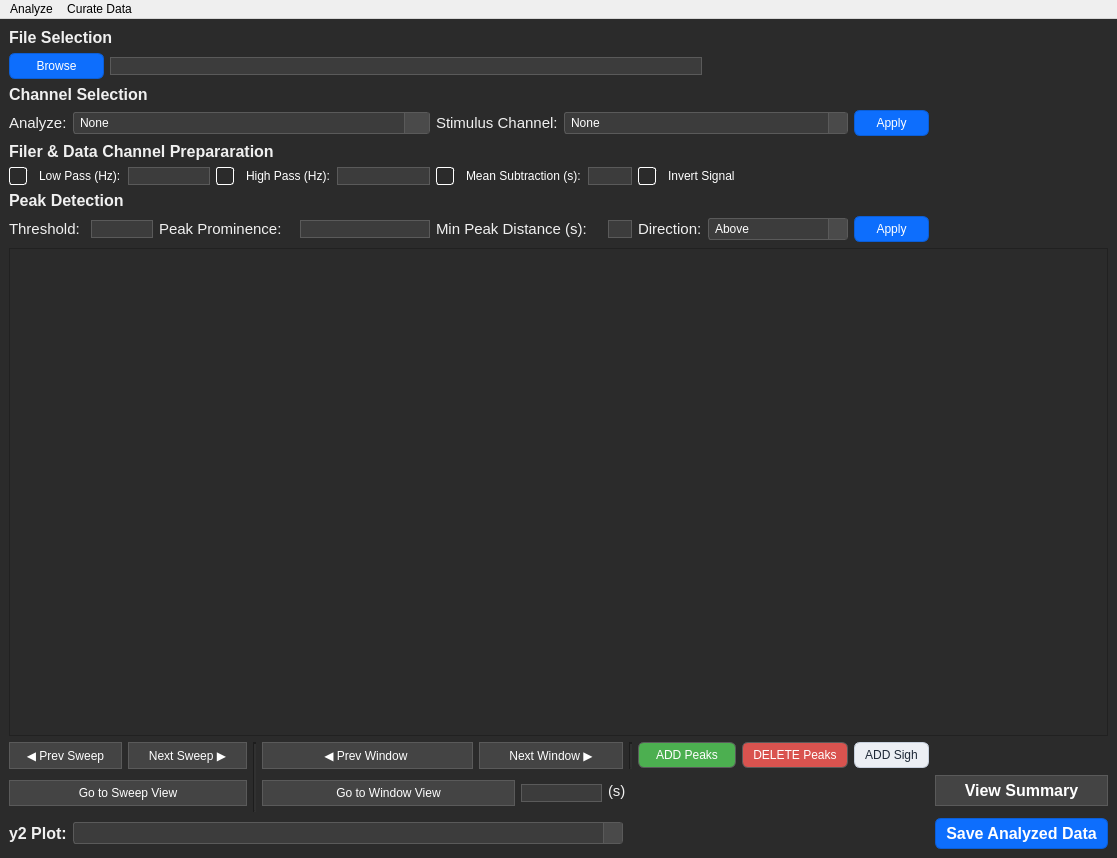
<?xml version="1.0" encoding="UTF-8"?>
<ui version="4.0">
 <class>MainWindow</class>
 <widget class="QMainWindow" name="MainWindow">
  <property name="geometry">
   <rect>
    <x>0</x>
    <y>0</y>
    <width>1073</width>
    <height>858</height>
   </rect>
  </property>
  <property name="windowTitle">
   <string>PhysioMetrics</string>
  </property>
  <property name="windowIcon">
   <iconset theme="applications-science"/>
  </property>
  <property name="autoFillBackground">
   <bool>true</bool>
  </property>
  <property name="styleSheet">
   <string notr="true"/>
  </property>
  <widget class="QWidget" name="centralwidget">
   <property name="styleSheet">
    <string notr="true">QWidget {
    background-color: #2b2b2b;
    color: #f0f0f0;
}

QLineEdit, QTextEdit, QPlainTextEdit {
    background-color: #3c3c3c;
    color: #ffffff;
    border: 1px solid #5a5a5a;
}

/* Buttons */
QPushButton {
    background-color: #444444;
    color: #ffffff;
    border: 1px solid #5a5a5a;
    padding: 5px;
}
QPushButton:hover { background-color: #555555; }
QPushButton:pressed { background-color: #333333; }

/* Checkboxes */
#centralwidget QCheckBox { color: #ffffff; }
#centralwidget QCheckBox:disabled { color: #7f8899; }

/* Combo boxes — match text boxes */
#centralwidget QComboBox {
    background-color: #3c3c3c;
    color: #ffffff;
    border: 1px solid #5a5a5a;
    padding: 2px 6px;
    border-radius: 3px;
}
#centralwidget QComboBox:hover {
    background-color: #454545;   /* subtle hover */
}
#centralwidget QComboBox:disabled {
    background-color: #2f2f2f;
    color: #9a9a9a;
    border-color: #4a4a4a;
}

/* Drop-down button area (kept slightly lighter so the default arrow is visible) */
#centralwidget QComboBox::drop-down {
    background: #4a4a4a;
    border-left: 1px solid #5a5a5a;
    width: 18px;
}

/* Popup list */
#centralwidget QComboBox QAbstractItemView {
    background: #3c3c3c;
    color: #ffffff;
    border: 1px solid #5a5a5a;
    selection-background-color: #555555;
    selection-color: #ffffff;
    outline: 0;
}

/* If any combo is editable, make its inner editor match too */
#centralwidget QComboBox QLineEdit {
    background-color: #3c3c3c;
    color: #ffffff;
    border: none;
}


/* White outline for checkbox indicator (the little box) */
#centralwidget QCheckBox::indicator {
    width: 16px;
    height: 16px;
    border: 1px solid #ffffff;    /* &lt;- white outline */
    border-radius: 3px;           /* optional */
    background: transparent;      /* keep your dark bg showing through */
    margin-right: 6px;            /* space between box and label */
}

#centralwidget QCheckBox::indicator:hover {
    border-color: #b6bfda;        /* softer hover hint */
}

#centralwidget QCheckBox::indicator:checked {
    background: #0d6efd;          /* blue fill when checked (optional) */
    border-color: #ffffff;        /* keep white outline when checked */
}

#centralwidget QCheckBox::indicator:disabled {
    border-color: #7f8899;        /* muted outline when disabled */
    background: transparent;
}
</string>
   </property>
   <layout class="QGridLayout" name="gridLayout">
    <item row="10" column="8" rowspan="2" colspan="5">
     <widget class="QPushButton" name="SnaptoWindowButton">
      <property name="text">
       <string>Go to Window View</string>
      </property>
     </widget>
    </item>
    <item row="9" column="20">
     <widget class="QPushButton" name="deletePeaksButton">
      <property name="styleSheet">
       <string notr="true">QPushButton {
    background-color: #d9534f;   /* normal red */
    color: white;
    border-radius: 6px;
    padding: 5px 10px;
}

/* Hover state */
QPushButton:hover {
    background-color: #c9302c;   /* darker red */
}

/* Pressed/clicked state */
QPushButton:pressed {
    background-color: #a71d2a;   /* even darker red */
}
</string>
      </property>
      <property name="text">
       <string>DELETE Peaks</string>
      </property>
     </widget>
    </item>
    <item row="5" column="4" colspan="2">
     <widget class="QLineEdit" name="LowPassVal"/>
    </item>
    <item row="3" column="0">
     <widget class="QLabel" name="AnalyzeLabel">
      <property name="font">
       <font>
        <pointsize>11</pointsize>
        <bold>false</bold>
       </font>
      </property>
      <property name="text">
       <string>Analyze:</string>
      </property>
     </widget>
    </item>
    <item row="4" column="0" colspan="11">
     <widget class="QLabel" name="FilterLabel">
      <property name="font">
       <font>
        <pointsize>12</pointsize>
        <bold>true</bold>
       </font>
      </property>
      <property name="text">
       <string>Filer &amp; Data Channel Prepararation</string>
      </property>
     </widget>
    </item>
    <item row="9" column="12" colspan="5">
     <widget class="QPushButton" name="NextWindowButton">
      <property name="text">
       <string>Next Window ▶</string>
      </property>
     </widget>
    </item>
    <item row="5" column="0" colspan="4">
     <widget class="QCheckBox" name="LowPass_checkBox">
      <property name="text">
       <string>Low Pass (Hz):</string>
      </property>
     </widget>
    </item>
    <item row="7" column="5" colspan="4">
     <widget class="QLabel" name="PeakProminenceLabel">
      <property name="font">
       <font>
        <pointsize>11</pointsize>
        <bold>false</bold>
       </font>
      </property>
      <property name="text">
       <string>Peak Prominence:</string>
      </property>
     </widget>
    </item>
    <item row="3" column="11" colspan="3">
     <widget class="QLabel" name="StimChanSelectLabel">
      <property name="font">
       <font>
        <pointsize>11</pointsize>
        <bold>false</bold>
       </font>
      </property>
      <property name="text">
       <string>Stimulus Channel:</string>
      </property>
     </widget>
    </item>
    <item row="3" column="1" colspan="10">
     <widget class="QComboBox" name="AnalyzeChanSelect">
      <property name="styleSheet">
       <string notr="true">/* Combo boxes — match text boxes */
#centralwidget QComboBox {
    background-color: #3c3c3c;
    color: #ffffff;
    border: 1px solid #5a5a5a;
    padding: 2px 6px;
    border-radius: 3px;
    padding-right: 24px;              /* make room for the arrow */
}

#centralwidget QComboBox:hover {
    background-color: #454545;        /* subtle hover */
}

#centralwidget QComboBox:disabled {
    background-color: #2f2f2f;
    color: #9a9a9a;
    border-color: #4a4a4a;
}

/* Drop-down button area */
#centralwidget QComboBox::drop-down {
    background: #4a4a4a;
    border-left: 1px solid #5a5a5a;
    width: 24px;                      /* matches the padding-right above */
}

/* Visible light arrow (uses Qt’s built-in pixmap) */
#centralwidget QComboBox::down-arrow {
    image: url(:/qt-project.org/styles/commonstyle/images/arrowdown-16.png);
    width: 12px;
    height: 12px;
    subcontrol-origin: padding;
    subcontrol-position: center;
}

/* Pressed / open state nudges the arrow for feedback */
#centralwidget QComboBox::down-arrow:on {
    position: relative;
    top: 1px;
    left: 0px;
}

/* Optional: dim the arrow when disabled */
#centralwidget QComboBox::down-arrow:disabled {
    image: url(:/qt-project.org/styles/commonstyle/images/arrowdown-16.png);
    /* Qt doesn't support opacity in QSS; rely on darker bg + disabled text color */
}
</string>
      </property>
      <item>
       <property name="text">
        <string>None</string>
       </property>
      </item>
     </widget>
    </item>
    <item row="12" column="1" colspan="16">
     <widget class="QComboBox" name="y2plot_dropdown"/>
    </item>
    <item row="6" column="0" colspan="11">
     <widget class="QLabel" name="PeakDetectionLabel">
      <property name="font">
       <font>
        <pointsize>12</pointsize>
        <bold>true</bold>
       </font>
      </property>
      <property name="text">
       <string>Peak Detection</string>
      </property>
     </widget>
    </item>
    <item row="5" column="10">
     <widget class="QLineEdit" name="HighPassVal"/>
    </item>
    <item row="0" column="0" colspan="4">
     <widget class="QLabel" name="FileSelectionLabel">
      <property name="font">
       <font>
        <pointsize>12</pointsize>
        <bold>true</bold>
       </font>
      </property>
      <property name="text">
       <string>File Selection</string>
      </property>
     </widget>
    </item>
    <item row="5" column="11" colspan="4">
     <widget class="QCheckBox" name="MeanSubtract_checkBox">
      <property name="text">
       <string>Mean Subtraction (s):</string>
      </property>
     </widget>
    </item>
    <item row="3" column="21">
     <widget class="QPushButton" name="ApplyChanPushButton">
      <property name="styleSheet">
       <string notr="true">QPushButton#ApplyChanPushButton {
    background-color: #0d6efd;   /* primary blue */
    color: white;
    border: 1px solid #0b5ed7;
    border-radius: 6px;
    padding: 5px 10px;
}

/* Hover */
QPushButton#ApplyChanPushButton:hover {
    background-color: #0b5ed7;
}

/* Pressed */
QPushButton#ApplyChanPushButton:pressed {
    background-color: #0a58ca;
}

/* Keyboard focus ring */
QPushButton#ApplyChanPushButton:focus {
    outline: none;
    border: 2px solid #b6d4fe;   /* subtle focus ring */
}

/* Disabled */
QPushButton#ApplyChanPushButton:disabled {
    background-color: #9ec5fe;
    border-color: #9ec5fe;
    color: #eef4ff;
}
</string>
      </property>
      <property name="text">
       <string>Apply</string>
      </property>
     </widget>
    </item>
    <item row="9" column="8" colspan="4">
     <widget class="QPushButton" name="PrevWindowButton">
      <property name="text">
       <string>◀ Prev Window </string>
      </property>
     </widget>
    </item>
    <item row="12" column="22" colspan="2">
     <widget class="QPushButton" name="SaveAnalyzedDataButton">
      <property name="font">
       <font>
        <pointsize>12</pointsize>
        <bold>true</bold>
       </font>
      </property>
      <property name="autoFillBackground">
       <bool>false</bool>
      </property>
      <property name="styleSheet">
       <string notr="true">QPushButton#SaveAnalyzedDataButton {
    background-color: #0d6efd;   /* primary blue */
    color: white;
    border: 1px solid #0b5ed7;
    border-radius: 6px;
    padding: 5px 10px;
}

/* Hover */
QPushButton#SaveAnalyzedDataButton:hover {
    background-color: #0b5ed7;
}

/* Pressed */
QPushButton#SaveAnalyzedDataButton:pressed {
    background-color: #0a58ca;
}

/* Keyboard focus ring */
QPushButton#SaveAnalyzedDataButton:focus {
    outline: none;
    border: 2px solid #b6d4fe;   /* subtle focus ring */
}

/* Disabled */
QPushButton#SaveAnalyzedDataButton:disabled {
    background-color: #9ec5fe;
    border-color: #9ec5fe;
    color: #eef4ff;
}
</string>
      </property>
      <property name="text">
       <string>Save Analyzed Data</string>
      </property>
     </widget>
    </item>
    <item row="9" column="4" colspan="3">
     <widget class="QPushButton" name="NextSweepButton">
      <property name="text">
       <string>Next Sweep ▶</string>
      </property>
     </widget>
    </item>
    <item row="5" column="15" colspan="3">
     <widget class="QLineEdit" name="MeanSubractVal"/>
    </item>
    <item row="10" column="16" colspan="2">
     <widget class="QLabel" name="WindowRangeLabel">
      <property name="font">
       <font>
        <pointsize>11</pointsize>
        <bold>false</bold>
       </font>
      </property>
      <property name="text">
       <string>(s)</string>
      </property>
     </widget>
    </item>
    <item row="2" column="0" colspan="6">
     <widget class="QLabel" name="ChannelSelectionLabel">
      <property name="font">
       <font>
        <pointsize>12</pointsize>
        <bold>true</bold>
       </font>
      </property>
      <property name="text">
       <string>Channel Selection</string>
      </property>
     </widget>
    </item>
    <item row="1" column="3" colspan="16">
     <widget class="QLineEdit" name="BrowseFilePath"/>
    </item>
    <item row="7" column="18">
     <widget class="QLabel" name="ThreshDirect">
      <property name="font">
       <font>
        <pointsize>11</pointsize>
        <bold>false</bold>
       </font>
      </property>
      <property name="text">
       <string>Direction:</string>
      </property>
     </widget>
    </item>
    <item row="9" column="17">
     <widget class="Line" name="line_2">
      <property name="lineWidth">
       <number>2</number>
      </property>
      <property name="orientation">
       <enum>Qt::Vertical</enum>
      </property>
     </widget>
    </item>
    <item row="7" column="0" colspan="2">
     <widget class="QLabel" name="ThresholdLabel">
      <property name="font">
       <font>
        <pointsize>11</pointsize>
        <bold>false</bold>
       </font>
      </property>
      <property name="text">
       <string>Threshold:</string>
      </property>
     </widget>
    </item>
    <item row="10" column="0" rowspan="2" colspan="7">
     <widget class="QPushButton" name="SnaptoSweepButton">
      <property name="text">
       <string>Go to Sweep View</string>
      </property>
     </widget>
    </item>
    <item row="8" column="0" colspan="24">
     <widget class="QFrame" name="MainPlot">
      <property name="sizePolicy">
       <sizepolicy hsizetype="Expanding" vsizetype="Expanding">
        <horstretch>0</horstretch>
        <verstretch>0</verstretch>
       </sizepolicy>
      </property>
      <property name="frameShape">
       <enum>QFrame::StyledPanel</enum>
      </property>
      <property name="frameShadow">
       <enum>QFrame::Raised</enum>
      </property>
      <property name="lineWidth">
       <number>3</number>
      </property>
     </widget>
    </item>
    <item row="3" column="14" colspan="7">
     <widget class="QComboBox" name="StimChanSelect">
      <item>
       <property name="text">
        <string>None</string>
       </property>
      </item>
     </widget>
    </item>
    <item row="1" column="0" colspan="3">
     <widget class="QPushButton" name="BrowseButton">
      <property name="palette">
       <palette>
        <active>
         <colorrole role="WindowText">
          <brush brushstyle="SolidPattern">
           <color alpha="255">
            <red>255</red>
            <green>255</green>
            <blue>255</blue>
           </color>
          </brush>
         </colorrole>
         <colorrole role="Button">
          <brush brushstyle="SolidPattern">
           <color alpha="255">
            <red>13</red>
            <green>110</green>
            <blue>253</blue>
           </color>
          </brush>
         </colorrole>
         <colorrole role="Text">
          <brush brushstyle="SolidPattern">
           <color alpha="255">
            <red>255</red>
            <green>255</green>
            <blue>255</blue>
           </color>
          </brush>
         </colorrole>
         <colorrole role="ButtonText">
          <brush brushstyle="SolidPattern">
           <color alpha="255">
            <red>255</red>
            <green>255</green>
            <blue>255</blue>
           </color>
          </brush>
         </colorrole>
         <colorrole role="Base">
          <brush brushstyle="SolidPattern">
           <color alpha="255">
            <red>13</red>
            <green>110</green>
            <blue>253</blue>
           </color>
          </brush>
         </colorrole>
         <colorrole role="Window">
          <brush brushstyle="SolidPattern">
           <color alpha="255">
            <red>13</red>
            <green>110</green>
            <blue>253</blue>
           </color>
          </brush>
         </colorrole>
         <colorrole role="PlaceholderText">
          <brush brushstyle="SolidPattern">
           <color alpha="128">
            <red>255</red>
            <green>255</green>
            <blue>255</blue>
           </color>
          </brush>
         </colorrole>
        </active>
        <inactive>
         <colorrole role="WindowText">
          <brush brushstyle="SolidPattern">
           <color alpha="255">
            <red>255</red>
            <green>255</green>
            <blue>255</blue>
           </color>
          </brush>
         </colorrole>
         <colorrole role="Button">
          <brush brushstyle="SolidPattern">
           <color alpha="255">
            <red>13</red>
            <green>110</green>
            <blue>253</blue>
           </color>
          </brush>
         </colorrole>
         <colorrole role="Text">
          <brush brushstyle="SolidPattern">
           <color alpha="255">
            <red>255</red>
            <green>255</green>
            <blue>255</blue>
           </color>
          </brush>
         </colorrole>
         <colorrole role="ButtonText">
          <brush brushstyle="SolidPattern">
           <color alpha="255">
            <red>255</red>
            <green>255</green>
            <blue>255</blue>
           </color>
          </brush>
         </colorrole>
         <colorrole role="Base">
          <brush brushstyle="SolidPattern">
           <color alpha="255">
            <red>13</red>
            <green>110</green>
            <blue>253</blue>
           </color>
          </brush>
         </colorrole>
         <colorrole role="Window">
          <brush brushstyle="SolidPattern">
           <color alpha="255">
            <red>13</red>
            <green>110</green>
            <blue>253</blue>
           </color>
          </brush>
         </colorrole>
         <colorrole role="PlaceholderText">
          <brush brushstyle="SolidPattern">
           <color alpha="128">
            <red>255</red>
            <green>255</green>
            <blue>255</blue>
           </color>
          </brush>
         </colorrole>
        </inactive>
        <disabled>
         <colorrole role="WindowText">
          <brush brushstyle="SolidPattern">
           <color alpha="255">
            <red>238</red>
            <green>244</green>
            <blue>255</blue>
           </color>
          </brush>
         </colorrole>
         <colorrole role="Button">
          <brush brushstyle="SolidPattern">
           <color alpha="255">
            <red>158</red>
            <green>197</green>
            <blue>254</blue>
           </color>
          </brush>
         </colorrole>
         <colorrole role="Text">
          <brush brushstyle="SolidPattern">
           <color alpha="255">
            <red>238</red>
            <green>244</green>
            <blue>255</blue>
           </color>
          </brush>
         </colorrole>
         <colorrole role="ButtonText">
          <brush brushstyle="SolidPattern">
           <color alpha="255">
            <red>238</red>
            <green>244</green>
            <blue>255</blue>
           </color>
          </brush>
         </colorrole>
         <colorrole role="Base">
          <brush brushstyle="SolidPattern">
           <color alpha="255">
            <red>158</red>
            <green>197</green>
            <blue>254</blue>
           </color>
          </brush>
         </colorrole>
         <colorrole role="Window">
          <brush brushstyle="SolidPattern">
           <color alpha="255">
            <red>158</red>
            <green>197</green>
            <blue>254</blue>
           </color>
          </brush>
         </colorrole>
         <colorrole role="PlaceholderText">
          <brush brushstyle="SolidPattern">
           <color alpha="128">
            <red>238</red>
            <green>244</green>
            <blue>255</blue>
           </color>
          </brush>
         </colorrole>
        </disabled>
       </palette>
      </property>
      <property name="styleSheet">
       <string notr="true">/* Only this button */
QPushButton#BrowseButton {
    background-color: #0d6efd;   /* primary blue */
    color: white;
    border: 1px solid #0b5ed7;
    border-radius: 6px;
    padding: 5px 10px;
}

/* Hover */
QPushButton#BrowseButton:hover {
    background-color: #0b5ed7;
}

/* Pressed */
QPushButton#BrowseButton:pressed {
    background-color: #0a58ca;
}

/* Keyboard focus ring */
QPushButton#BrowseButton:focus {
    outline: none;
    border: 2px solid #b6d4fe;   /* subtle focus ring */
}

/* Disabled */
QPushButton#BrowseButton:disabled {
    background-color: #9ec5fe;
    border-color: #9ec5fe;
    color: #eef4ff;
}
</string>
      </property>
      <property name="text">
       <string>Browse</string>
      </property>
     </widget>
    </item>
    <item row="7" column="11" colspan="5">
     <widget class="QLabel" name="PeakDistanceLabel">
      <property name="font">
       <font>
        <pointsize>11</pointsize>
        <bold>false</bold>
       </font>
      </property>
      <property name="text">
       <string>Min Peak Distance (s):</string>
      </property>
     </widget>
    </item>
    <item row="5" column="18" colspan="2">
     <widget class="QCheckBox" name="InvertSignal_checkBox">
      <property name="styleSheet">
       <string notr="true">/* Make all checkbox labels white */
QCheckBox {
    color: #ffffff;
}

/* Dim when disabled */
QCheckBox:disabled {
    color: #7f8899;
}
</string>
      </property>
      <property name="text">
       <string>Invert Signal</string>
      </property>
     </widget>
    </item>
    <item row="9" column="18" colspan="2">
     <widget class="QPushButton" name="addPeaksButton">
      <property name="styleSheet">
       <string notr="true">QPushButton {
    background-color: #4CAF50;   /* normal (medium green) */
    color: white;
    border-radius: 6px;
    padding: 5px 10px;
}

/* Hover state */
QPushButton:hover {
    background-color: #45a049;   /* darker green */
}

/* Pressed/clicked state */
QPushButton:pressed {
    background-color: #3e8e41;   /* even darker green */
}
</string>
      </property>
      <property name="text">
       <string>ADD Peaks</string>
      </property>
     </widget>
    </item>
    <item row="7" column="19" colspan="2">
     <widget class="QComboBox" name="PeakDetectionDirection">
      <item>
       <property name="text">
        <string>Above</string>
       </property>
      </item>
      <item>
       <property name="text">
        <string>Below</string>
       </property>
      </item>
     </widget>
    </item>
    <item row="12" column="0">
     <widget class="QLabel" name="y2plotlabel">
      <property name="font">
       <font>
        <pointsize>12</pointsize>
        <bold>true</bold>
       </font>
      </property>
      <property name="text">
       <string>y2 Plot:</string>
      </property>
     </widget>
    </item>
    <item row="9" column="7" rowspan="3">
     <widget class="Line" name="line">
      <property name="lineWidth">
       <number>2</number>
      </property>
      <property name="orientation">
       <enum>Qt::Vertical</enum>
      </property>
     </widget>
    </item>
    <item row="7" column="21">
     <widget class="QPushButton" name="ApplyPeakFindPushButton">
      <property name="styleSheet">
       <string notr="true">QPushButton#ApplyPeakFindPushButton {
    background-color: #0d6efd;   /* primary blue */
    color: white;
    border: 1px solid #0b5ed7;
    border-radius: 6px;
    padding: 5px 10px;
}

/* Hover */
QPushButton#ApplyPeakFindPushButton:hover {
    background-color: #0b5ed7;
}

/* Pressed */
QPushButton#ApplyPeakFindPushButton:pressed {
    background-color: #0a58ca;
}

/* Keyboard focus ring */
QPushButton#ApplyPeakFindPushButton:focus {
    outline: none;
    border: 2px solid #b6d4fe;   /* subtle focus ring */
}

/* Disabled */
QPushButton#ApplyPeakFindPushButton:disabled {
    background-color: #9ec5fe;
    border-color: #9ec5fe;
    color: #eef4ff;
}
</string>
      </property>
      <property name="text">
       <string>Apply</string>
      </property>
     </widget>
    </item>
    <item row="7" column="9" colspan="2">
     <widget class="QLineEdit" name="PeakPromValue"/>
    </item>
    <item row="7" column="16" colspan="2">
     <widget class="QLineEdit" name="MinPeakDistValue"/>
    </item>
    <item row="9" column="0" colspan="4">
     <widget class="QPushButton" name="PrevSweepButton">
      <property name="text">
       <string>◀ Prev Sweep</string>
      </property>
     </widget>
    </item>
    <item row="5" column="6" colspan="4">
     <widget class="QCheckBox" name="HighPass_checkBox">
      <property name="text">
       <string>High Pass (Hz):</string>
      </property>
     </widget>
    </item>
    <item row="10" column="13" rowspan="2" colspan="3">
     <widget class="QLineEdit" name="WindowRangeValue"/>
    </item>
    <item row="7" column="2" colspan="3">
     <widget class="QLineEdit" name="ThreshVal"/>
    </item>
    <item row="9" column="21">
     <widget class="QPushButton" name="addSighButton">
      <property name="styleSheet">
       <string notr="true">QPushButton {
    background-color: #ECEFF4;   /* light gray */
    color: #1F2937;              /* dark text */
    border: 1px solid #C7D0DD;   /* subtle border */
    border-radius: 6px;
    padding: 5px 10px;
}

/* Hover state */
QPushButton:hover {
    background-color: #E2E8F0;   /* slightly darker gray */
}

/* Pressed/clicked state */
QPushButton:pressed {
    background-color: #CBD5E1;   /* darker gray */
}
</string>
      </property>
      <property name="text">
       <string>ADD Sigh</string>
      </property>
      <property name="startHidden" stdset="0">
       <bool>false</bool>
      </property>
     </widget>
    </item>
    <item row="10" column="22" colspan="2">
     <widget class="QPushButton" name="ViewSummary_pushButton">
      <property name="font">
       <font>
        <pointsize>12</pointsize>
        <bold>true</bold>
       </font>
      </property>
      <property name="text">
       <string>View Summary</string>
      </property>
      <property name="startHidden" stdset="0">
       <bool>false</bool>
      </property>
     </widget>
    </item>
   </layout>
   <zorder>BrowseButton</zorder>
   <zorder>MainPlot</zorder>
   <zorder>PrevSweepButton</zorder>
   <zorder>NextSweepButton</zorder>
   <zorder>PrevWindowButton</zorder>
   <zorder>NextWindowButton</zorder>
   <zorder>addPeaksButton</zorder>
   <zorder>deletePeaksButton</zorder>
   <zorder>line</zorder>
   <zorder>line_2</zorder>
   <zorder>y2plot_dropdown</zorder>
   <zorder>SaveAnalyzedDataButton</zorder>
   <zorder>BrowseFilePath</zorder>
   <zorder>y2plotlabel</zorder>
   <zorder>FileSelectionLabel</zorder>
   <zorder>ChannelSelectionLabel</zorder>
   <zorder>AnalyzeLabel</zorder>
   <zorder>AnalyzeChanSelect</zorder>
   <zorder>StimChanSelect</zorder>
   <zorder>StimChanSelectLabel</zorder>
   <zorder>WindowRangeLabel</zorder>
   <zorder>WindowRangeValue</zorder>
   <zorder>SnaptoSweepButton</zorder>
   <zorder>SnaptoWindowButton</zorder>
   <zorder>FilterLabel</zorder>
   <zorder>LowPassVal</zorder>
   <zorder>LowPass_checkBox</zorder>
   <zorder>HighPass_checkBox</zorder>
   <zorder>HighPassVal</zorder>
   <zorder>MeanSubtract_checkBox</zorder>
   <zorder>InvertSignal_checkBox</zorder>
   <zorder>PeakDetectionLabel</zorder>
   <zorder>ThresholdLabel</zorder>
   <zorder>ThreshVal</zorder>
   <zorder>PeakPromValue</zorder>
   <zorder>PeakProminenceLabel</zorder>
   <zorder>MinPeakDistValue</zorder>
   <zorder>PeakDistanceLabel</zorder>
   <zorder>ThreshDirect</zorder>
   <zorder>PeakDetectionDirection</zorder>
   <zorder>MeanSubractVal</zorder>
   <zorder>ApplyChanPushButton</zorder>
   <zorder>ApplyPeakFindPushButton</zorder>
   <zorder>addSighButton</zorder>
   <zorder>ViewSummary_pushButton</zorder>
  </widget>
  <widget class="QMenuBar" name="menuBar">
   <property name="geometry">
    <rect>
     <x>0</x>
     <y>0</y>
     <width>1073</width>
     <height>22</height>
    </rect>
   </property>
   <widget class="QMenu" name="menuAnalyze">
    <property name="title">
     <string>Analyze</string>
    </property>
   </widget>
   <widget class="QMenu" name="menuCurate_Data">
    <property name="title">
     <string>Curate Data</string>
    </property>
   </widget>
   <addaction name="menuAnalyze"/>
   <addaction name="menuCurate_Data"/>
  </widget>
 </widget>
 <resources/>
 <connections/>
</ui>
